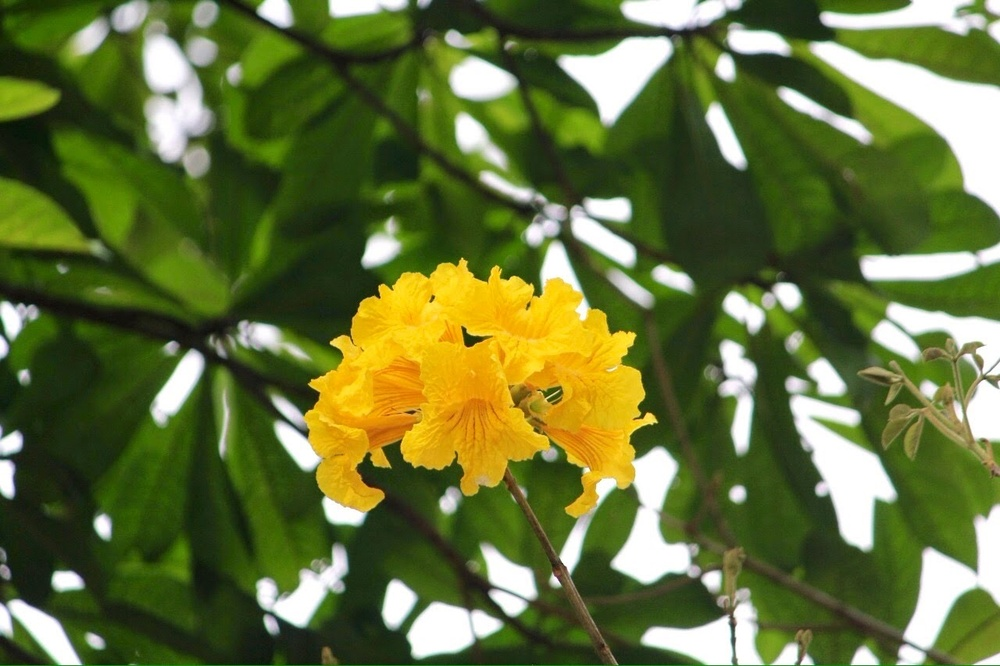
#> input picture HW5/flower.jpg, 1000 x 666 px, shrunk from 1280 x 853 before the run
$ python 'hw#5.py'
#> lines starting #> are read from the running program, lines starting #| are printed output that depends on the picture; after the words box and inside, x2 and y2 are one past the last pixel; in counts of white or black regions, pixels touching at a corner belong together
import cv2
import numpy as np

path = input()
#> the answer given: flower.jpg
img = cv2.imread(path)
#> img is the input picture: shape (666, 1000, 3); mean B, G, R 57.8, 113.4, 100.9
cv2.imshow('img', img)
hsv = cv2.cvtColor(img, cv2.COLOR_BGR2HSV)
#> hsv: shape (666, 1000, 3); mean H, S, V 44.4, 152.4, 118.6

lower = np.array([0, 50, 200])
upper = np.array([34, 255, 255])
mask = cv2.inRange(hsv, lower, upper)
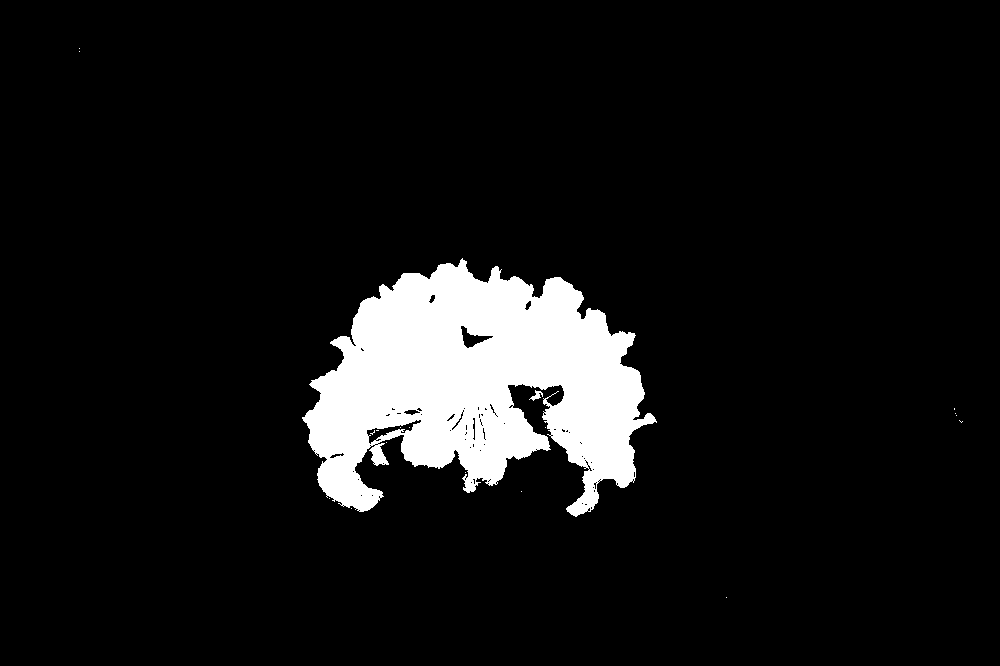
#> mask: shape (666, 1000); 8.1% white; 19 white regions (17 under 20 px), largest, box (x1, y1, x2, y2) and area: (302, 258, 657, 517) 54176, (529, 390, 543, 401) 64

output = cv2.bitwise_and(img, img, mask = mask)
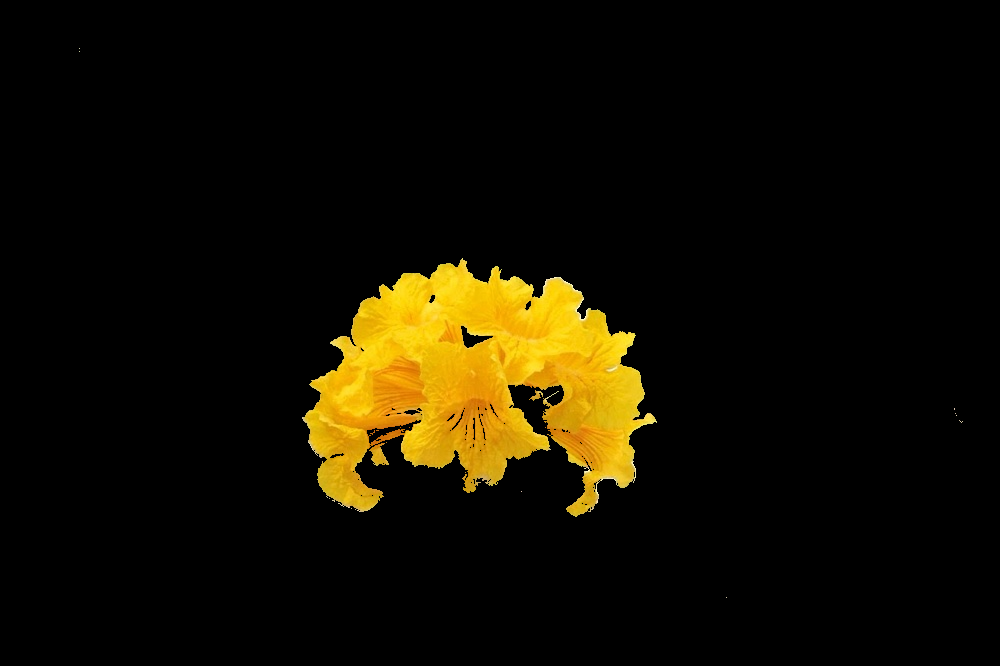
#> output: shape (666, 1000, 3); mean B, G, R 1.3, 14.7, 19.2
cv2.imshow('second', mask)
cv2.imshow('result', output)
cv2.waitKey()
